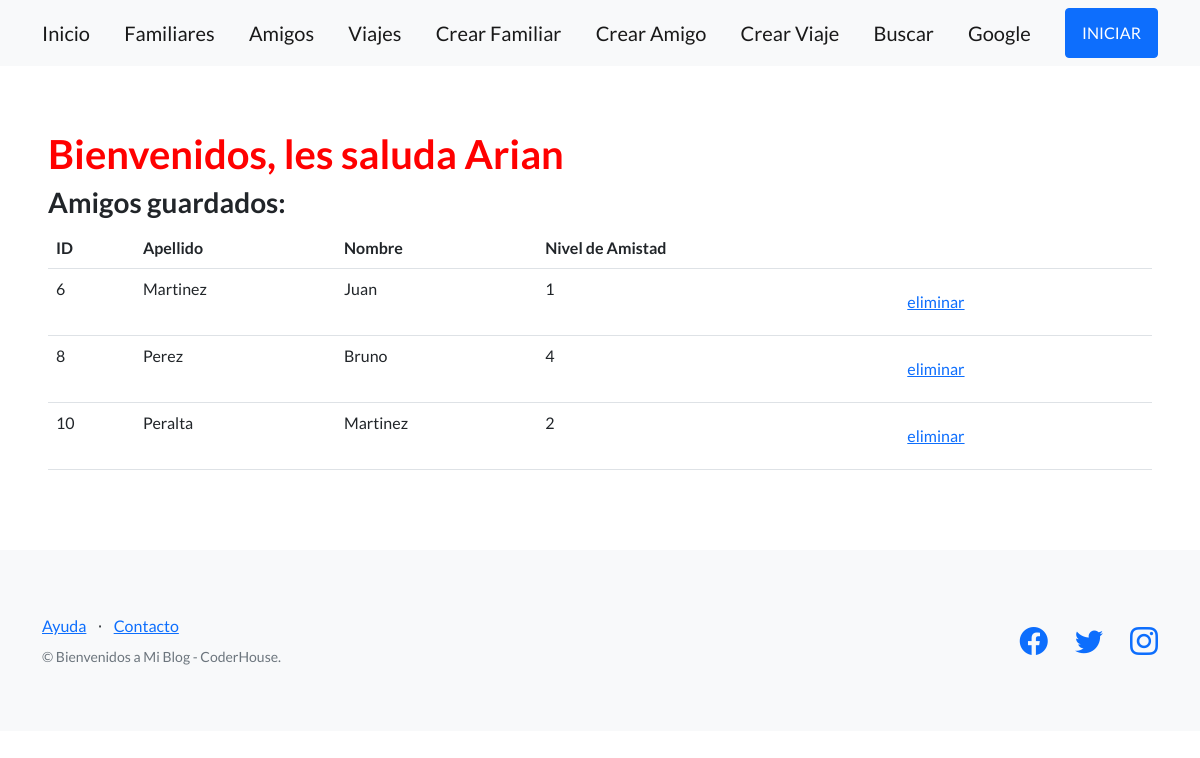
/blog/amigos/, run on an earlier commit of the app's database.
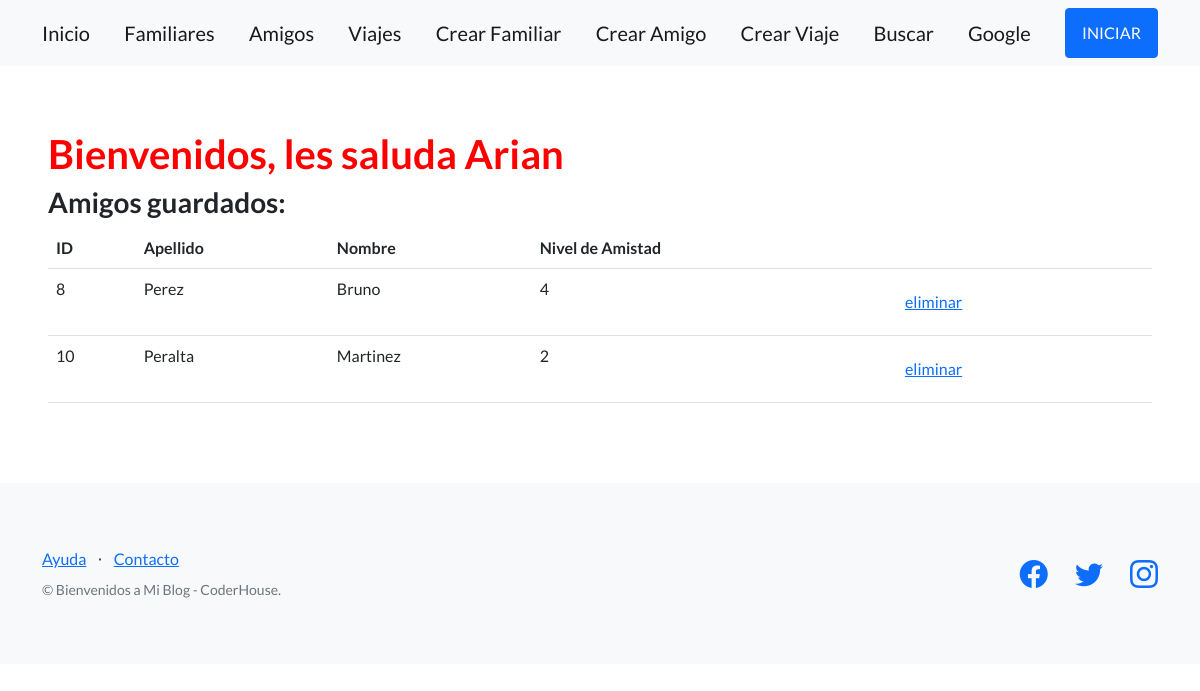
And on a later commit of the database.
### mi_blog/models.py (models this page shows, shortened)
class Persona(models.Model):
    nombre = models.CharField(max_length=100)
    fecha_nacimiento = models.DateField()
    apellido = models.CharField(max_length=256)

class Amigos(Persona):
    nivel_amistad = models.PositiveIntegerField()

class Persona(models.Model):
    nombre = models.CharField(max_length=100)
    fecha_nacimiento = models.DateField()
    apellido = models.CharField(max_length=256)

### mi_blog/views.py (the view)
# urls.py: path('amigos/', views.lista_amigos, name='lista_amigos'),
def lista_amigos(request):
    amigos = Amigos.objects.all()
    return render(request, 'mi_blog/lista_amigos.html', {'amigos': amigos})

### mi_blog/templates/mi_blog/lista_amigos.html (shortened to what this page needs)
{% extends "base.html" %}
{% block contenido %}
<h1 style="color:red;">
    Bienvenidos, les saluda Arian
</h1>
<h3>Amigos guardados:</h3>
<table class="table">
  <tbody>
    <tr>
      <th>ID</th>
      <th>Apellido</th>
      <th>Nombre</th>
      <th>Nivel de Amistad</th>
      <th></th>
    </tr>
    {% for amigos in amigos %}
    <tr>
      <td>{{ amigos.id }}</td>
      <td>{{ amigos.apellido }}</td>
      <td>{{ amigos.nombre }}</td>
      <td>{{ amigos.nivel_amistad }}</td>
      <td>
        <form action="{% url 'mi_blog:eliminar_amigo' amigos.id %}" method="post">
          <input type="submit" class="btn btn-link" value="eliminar"/>
        </form>
      </td>
    </tr>
    {% endfor %}
    </tbody>
  </table>
{% endblock contenido %}

What changed in the data, as far as the page shows it:
removed Amigos: id "6", apellido "Martinez", nombre "Juan", nivel_amistad "1"
